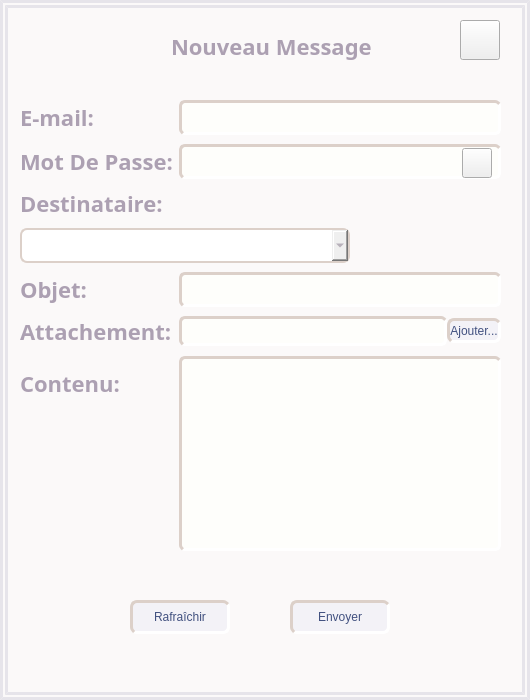
<?xml version="1.0" encoding="UTF-8"?>
<ui version="4.0">
 <class>mailingp</class>
 <widget class="QDialog" name="mailingp">
  <property name="geometry">
   <rect>
    <x>0</x>
    <y>0</y>
    <width>530</width>
    <height>700</height>
   </rect>
  </property>
  <property name="windowTitle">
   <string>Ahminy</string>
  </property>
  <property name="styleSheet">
   <string notr="true">#mailingp{ background: #fbf9f9;;border:8px double #e6e4ea;}
QGroupBox::title { color: #968c9b; font-family: Bell MT;}
QLabel { color:#aca0b2; font-family: Bell MT; font-size: 22px;font-weight: bold;}
QLineEdit{ font-family: Bell MT;
color: #968c9b;
font-weight: bold;
font-size: 19px;
border: 3px inset #dcd0c9;
border-radius: 6px;
background-color: #fefefb;
selection-background-color: #f3f2f7;
selection-color: #968c9b;

}
QLineEdit:hover{
border: 2px outset #dcd0c9;
background:#f3f2f7;
}
QPlainTextEdit{ font-family: Bell MT;
color: #968c9b;
font-weight: bold;
font-size: 19px;
border: 3px inset #dcd0c9;
border-radius: 6px;
background-color: #fefefb;
selection-background-color: #f3f2f7;
selection-color: #968c9b;

}
QPlainTextEdit:hover{
border: 2px outset #dcd0c9;
background:#f3f2f7;
}
#envoyer{
color:#425180;
border: 3px inset #dcd0c9;
border-radius: 7px;
background: #f3f2f7;
}
#envoyer:hover{
border: 3px outset #dcd0c9;
background: #e0dfe5;
}
#envoyer:pressed{
border: 3px inset #dcd0c9;
background: #f6f1f7;
}
#clear{
color:#425180;
border: 3px inset #dcd0c9;
border-radius: 7px;
background: #f3f2f7;
}
#clear:hover{
border: 3px outset #dcd0c9;
background: #e0dfe5;
}
#clear:pressed{
border: 3px inset #dcd0c9;
background: #f6f1f7;
}
#browseBtn{
color:#425180;
border: 3px inset #dcd0c9;
border-radius: 7px;
background: #f3f2f7;
}
#browseBtn:hover{
border: 3px outset #dcd0c9;
background: #e0dfe5;
}
#browseBtn:pressed{
border: 3px inset #dcd0c9;
background: #f6f1f7;
}
#mailD{ 
 font-family: Bell MT;
color: #968c9b;
font-weight: bold;
font-size: 20px;
border: 2px solid #dcd0c9;
border-radius: 7px;
}
#mailD QAbstractItemView{ 
 font-family: Bell MT;
color: #968c9b;
font-weight: bold;
font-size: 20px;
selection-background-color: #f3f2f7;
selection-color: #968c9b;
}


</string>
  </property>
  <widget class="QPushButton" name="closeafficherperso">
   <property name="geometry">
    <rect>
     <x>940</x>
     <y>10</y>
     <width>40</width>
     <height>40</height>
    </rect>
   </property>
   <property name="styleSheet">
    <string notr="true">#closeafficherperso{
border-image: url(:/images/closep1.png);
}
#closeafficherperso:hover{
border-image: url(:/images/closep2.png);
}
#closeafficherperso:pressed{
border-image: url(:/images/closep2.png);
}</string>
   </property>
   <property name="text">
    <string/>
   </property>
  </widget>
  <widget class="QWidget" name="layoutWidget_2">
   <property name="geometry">
    <rect>
     <x>130</x>
     <y>590</y>
     <width>260</width>
     <height>54</height>
    </rect>
   </property>
   <layout class="QHBoxLayout" name="horizontalLayout_6">
    <property name="spacing">
     <number>9</number>
    </property>
    <property name="topMargin">
     <number>10</number>
    </property>
    <property name="bottomMargin">
     <number>10</number>
    </property>
    <item>
     <widget class="QPushButton" name="clear">
      <property name="minimumSize">
       <size>
        <width>100</width>
        <height>34</height>
       </size>
      </property>
      <property name="cursor">
       <cursorShape>PointingHandCursor</cursorShape>
      </property>
      <property name="text">
       <string>Rafraîchir</string>
      </property>
     </widget>
    </item>
    <item>
     <spacer name="horizontalSpacer_2">
      <property name="orientation">
       <enum>Qt::Horizontal</enum>
      </property>
      <property name="sizeHint" stdset="0">
       <size>
        <width>40</width>
        <height>20</height>
       </size>
      </property>
     </spacer>
    </item>
    <item>
     <widget class="QPushButton" name="envoyer">
      <property name="minimumSize">
       <size>
        <width>100</width>
        <height>34</height>
       </size>
      </property>
      <property name="cursor">
       <cursorShape>PointingHandCursor</cursorShape>
      </property>
      <property name="text">
       <string>Envoyer</string>
      </property>
     </widget>
    </item>
   </layout>
  </widget>
  <widget class="QWidget" name="layoutWidget_4">
   <property name="geometry">
    <rect>
     <x>20</x>
     <y>100</y>
     <width>481</width>
     <height>451</height>
    </rect>
   </property>
   <layout class="QFormLayout" name="formLayout">
    <property name="fieldGrowthPolicy">
     <enum>QFormLayout::ExpandingFieldsGrow</enum>
    </property>
    <property name="rowWrapPolicy">
     <enum>QFormLayout::WrapLongRows</enum>
    </property>
    <property name="verticalSpacing">
     <number>9</number>
    </property>
    <item row="0" column="0">
     <widget class="QLabel" name="label_3">
      <property name="text">
       <string>E-mail:</string>
      </property>
     </widget>
    </item>
    <item row="0" column="1">
     <widget class="QLineEdit" name="mailE">
      <property name="minimumSize">
       <size>
        <width>0</width>
        <height>35</height>
       </size>
      </property>
     </widget>
    </item>
    <item row="1" column="0">
     <widget class="QLabel" name="label_4">
      <property name="text">
       <string>Mot De Passe:</string>
      </property>
     </widget>
    </item>
    <item row="1" column="1">
     <widget class="QLineEdit" name="paswd">
      <property name="minimumSize">
       <size>
        <width>0</width>
        <height>35</height>
       </size>
      </property>
      <property name="inputMask">
       <string/>
      </property>
      <property name="echoMode">
       <enum>QLineEdit::Password</enum>
      </property>
     </widget>
    </item>
    <item row="2" column="0">
     <widget class="QLabel" name="label_5">
      <property name="font">
       <font>
        <family>Bell MT</family>
        <pointsize>-1</pointsize>
        <weight>75</weight>
        <bold>true</bold>
       </font>
      </property>
      <property name="text">
       <string>Destinataire:</string>
      </property>
     </widget>
    </item>
    <item row="2" column="1">
     <widget class="QComboBox" name="mailD">
      <property name="minimumSize">
       <size>
        <width>330</width>
        <height>35</height>
       </size>
      </property>
      <property name="font">
       <font>
        <family>Bell MT</family>
        <pointsize>-1</pointsize>
        <weight>75</weight>
        <bold>true</bold>
       </font>
      </property>
     </widget>
    </item>
    <item row="3" column="0">
     <widget class="QLabel" name="label_6">
      <property name="text">
       <string>Objet:</string>
      </property>
     </widget>
    </item>
    <item row="3" column="1">
     <widget class="QLineEdit" name="subject">
      <property name="minimumSize">
       <size>
        <width>0</width>
        <height>35</height>
       </size>
      </property>
     </widget>
    </item>
    <item row="4" column="0">
     <widget class="QLabel" name="label_8">
      <property name="text">
       <string>Attachement:</string>
      </property>
     </widget>
    </item>
    <item row="4" column="1">
     <layout class="QHBoxLayout" name="horizontalLayout_3">
      <item>
       <widget class="QLineEdit" name="file">
        <property name="enabled">
         <bool>true</bool>
        </property>
        <property name="minimumSize">
         <size>
          <width>0</width>
          <height>30</height>
         </size>
        </property>
        <property name="font">
         <font>
          <family>Bell MT</family>
          <pointsize>-1</pointsize>
          <weight>75</weight>
          <bold>true</bold>
         </font>
        </property>
        <property name="readOnly">
         <bool>true</bool>
        </property>
       </widget>
      </item>
      <item>
       <widget class="QPushButton" name="browseBtn">
        <property name="minimumSize">
         <size>
          <width>0</width>
          <height>25</height>
         </size>
        </property>
        <property name="text">
         <string>Ajouter...</string>
        </property>
       </widget>
      </item>
     </layout>
    </item>
    <item row="5" column="0">
     <widget class="QLabel" name="label_7">
      <property name="text">
       <string>Contenu:</string>
      </property>
     </widget>
    </item>
    <item row="5" column="1">
     <widget class="QPlainTextEdit" name="msg">
      <property name="maximumSize">
       <size>
        <width>330</width>
        <height>200</height>
       </size>
      </property>
     </widget>
    </item>
   </layout>
  </widget>
  <widget class="QPushButton" name="closemailing">
   <property name="geometry">
    <rect>
     <x>460</x>
     <y>20</y>
     <width>40</width>
     <height>40</height>
    </rect>
   </property>
   <property name="styleSheet">
    <string notr="true">#closemailing{
border-image: url(:/images/closep1.png);
}
#closemailing:hover{
border-image: url(:/images/closep2.png);
}
#closemailing:pressed{
border-image: url(:/images/closep2.png);
}</string>
   </property>
   <property name="text">
    <string/>
   </property>
  </widget>
  <widget class="QPushButton" name="showpswd">
   <property name="geometry">
    <rect>
     <x>462</x>
     <y>148</y>
     <width>30</width>
     <height>30</height>
    </rect>
   </property>
   <property name="styleSheet">
    <string notr="true">#showpswd{border-image:url(:/images/hideM.png) ;}
#showpswd:pressed{border-image:url(:/images/showM.png) ;}</string>
   </property>
   <property name="text">
    <string/>
   </property>
  </widget>
  <widget class="QLabel" name="label">
   <property name="geometry">
    <rect>
     <x>171</x>
     <y>31</y>
     <width>201</width>
     <height>31</height>
    </rect>
   </property>
   <property name="font">
    <font>
     <family>Bell MT</family>
     <pointsize>-1</pointsize>
     <weight>75</weight>
     <bold>true</bold>
    </font>
   </property>
   <property name="text">
    <string>Nouveau Message</string>
   </property>
  </widget>
 </widget>
 <resources/>
 <connections/>
</ui>
